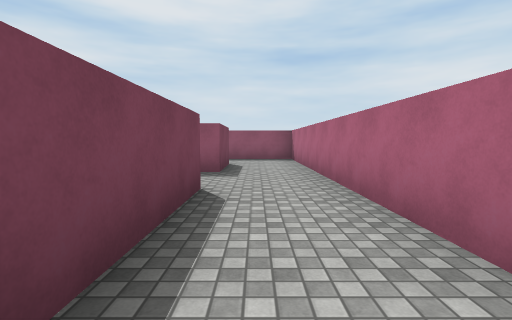
View 1 (above)

21 first-person views from a walk through a scene from a Unity 3-D project. The camera is 1.3 m above the floor, tilts 4° down and sees 85° across. The floor is counted in squares, 2 m on a side. Each view is taken from the middle of a square. On the plan, view 1 faces up. The plan holds only what a view shows up to about 9 squares ahead; the rest is blank. The place goes on beyond the plan. Surface patterns are stand-ins for the level's own textures.

View 2
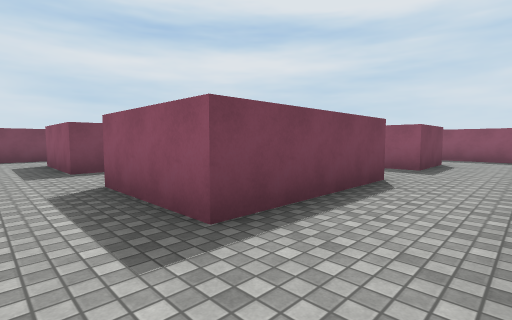

View 3
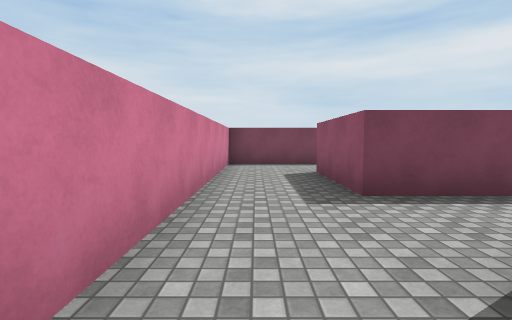

View 4
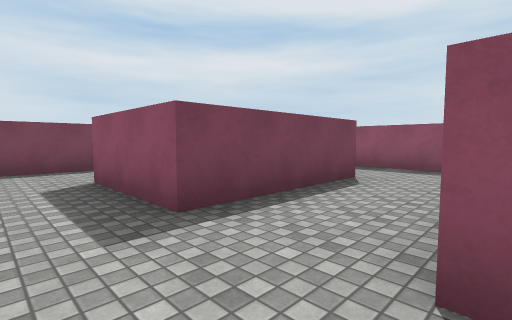

View 5
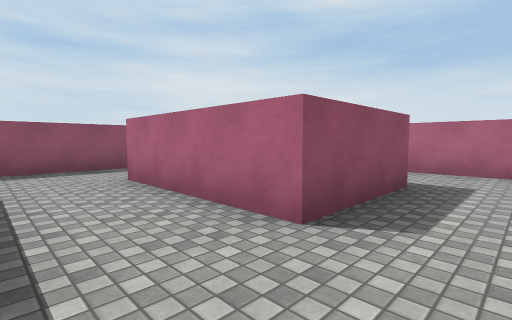

View 6
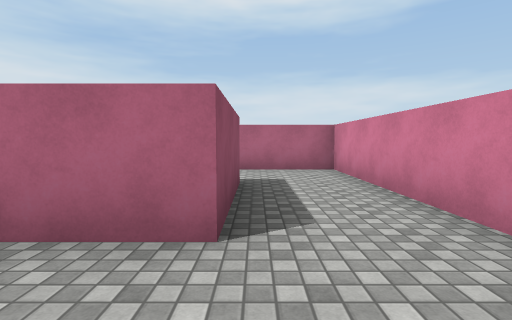

View 7
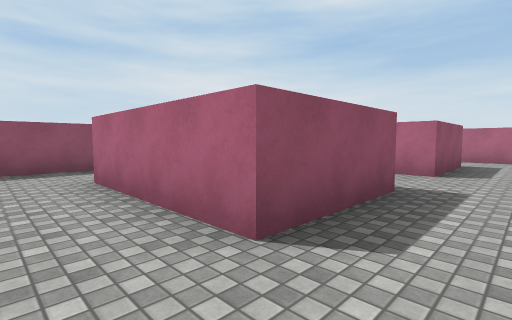

View 8
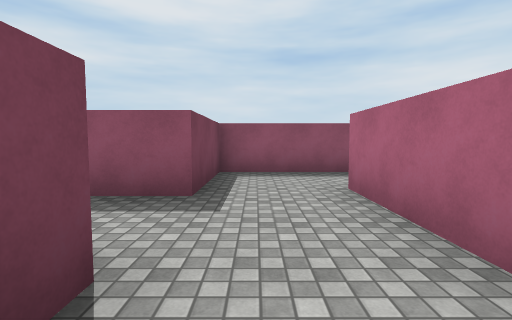

View 9
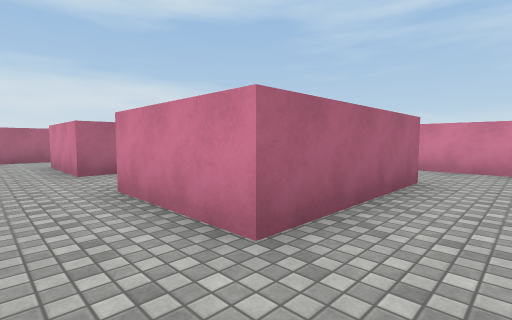

View 10
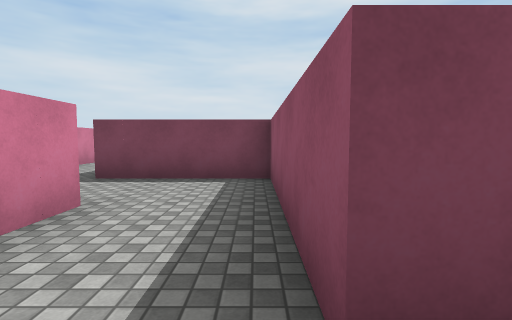

View 11
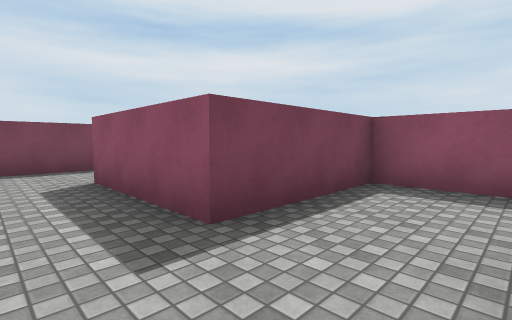

View 12
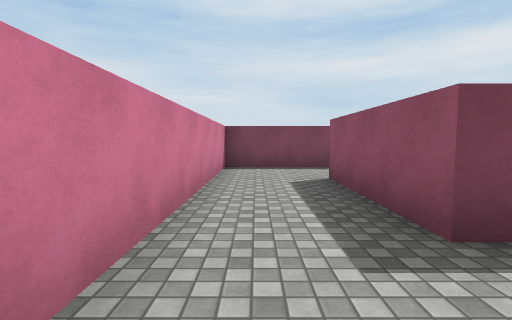

View 13
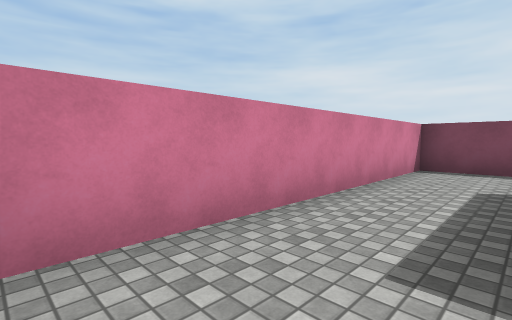

View 14
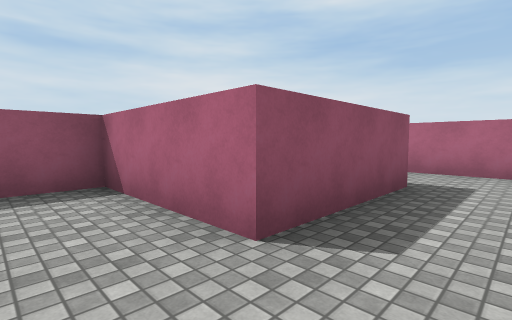

View 15
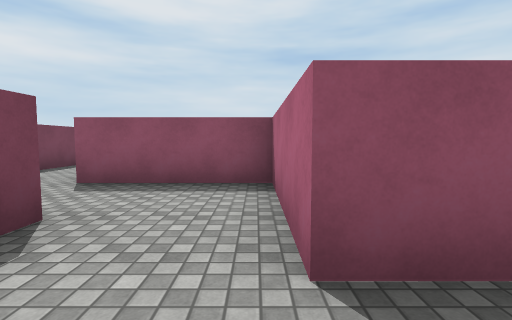

View 16
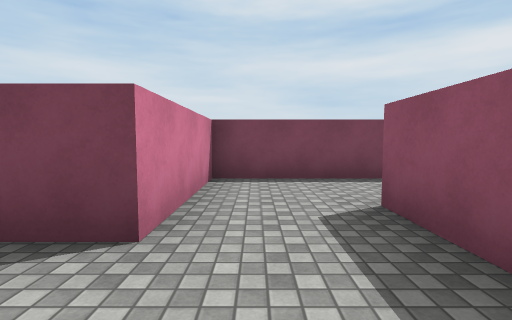

View 17
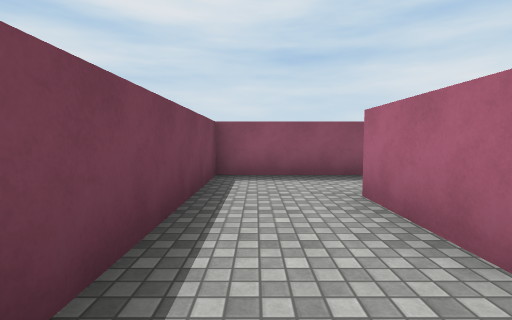

View 18
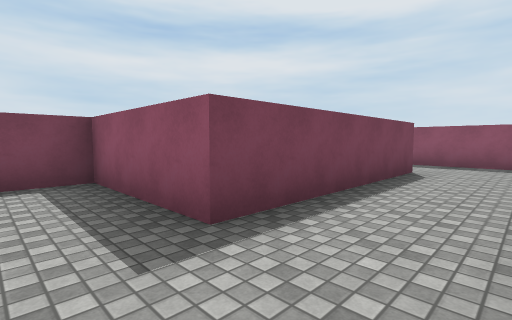

View 19
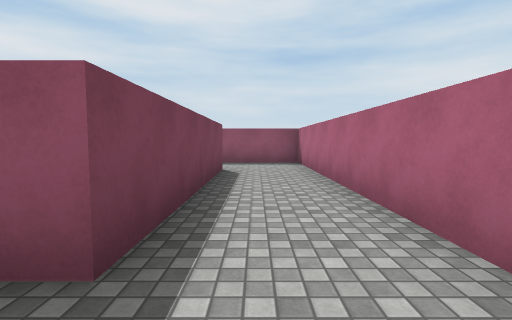

View 20
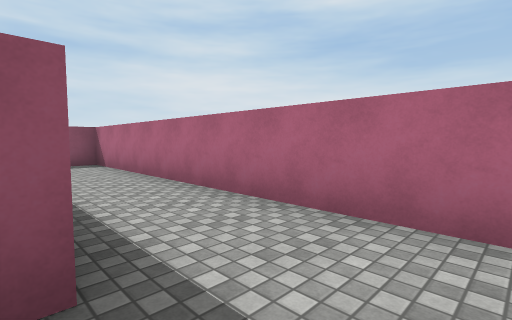

View 21
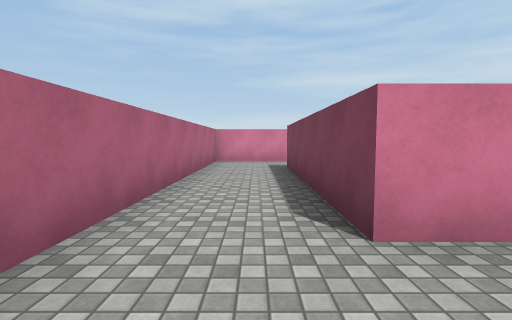

### Floor plan
Ten units are one square. View 1 is at (0, 0); x grows to the right and y downward. Boxes are objects, and circles mark ways between rooms. Rooms are numbered by the first view taken in them; rooms with no view inside come last. Other rooms are left out.
<svg viewBox="-222 -148 240 170">
<path fill="none" stroke="#000" d="M-32 -37 -7 -37 -7 -3 -32 -3 -32 -37M-7 -78 -7 -57 -75 -57M-77 -37 -52 -37 -52 -3M-54 17 13 17 13 -75M-97 -12 -97 17 -54 17M-52 -3 -77 -3 -77 -15M-77 -15 -77 -37M-75 -57 -97 -57 -97 -33 -114 -33M-118 -13 -109 -13M-137 -16 -137 -3 -167 -3 -167 -16M-117 8 -117 -9M-187 -13 -187 17 -120 17M-167 -16 -167 -33 -197 -33M-197 -33 -197 -52M-217 -55 -217 -13 -187 -13M-198 -123 -187 -123 -187 -73M-190 -53 -167 -53 -167 -143 -194 -143M-114 -33 -137 -33 -137 -16M-187 -73 -217 -73 -217 -55"/>
<circle cx="-65" cy="5" r="3" fill="#2a7"/>
<circle cx="-65" cy="-45" r="3" fill="#2a7"/>
<circle cx="-85" cy="-10" r="3" fill="#2a7"/>
<circle cx="-105" cy="-25" r="3" fill="#2a7"/>
<circle cx="-175" cy="-10" r="3" fill="#2a7"/>
<circle cx="-125" cy="-10" r="3" fill="#2a7"/>
<circle cx="-190" cy="-25" r="3" fill="#2a7"/>
<circle cx="-205" cy="-45" r="3" fill="#2a7"/>
<circle cx="-190" cy="-65" r="3" fill="#2a7"/>
<text x="-20" y="-40">1</text>
<text x="-80" y="0">2</text>
<text x="-90" y="-30">3</text>
<text x="-150" y="0">4</text>
<text x="-180" y="-30">5</text>
<text x="-210" y="-40">6</text>
<text x="-180" y="-100">7</text>
<text x="-130" y="-30">8</text>
<text x="-210" y="-70">9</text>
</svg>
Room 1 opens to room 2. Room 1 opens to room 3. Room 2 opens to room 3. Room 3 opens to room 8. Room 4 opens to room 5. Room 4 opens to room 8. Room 5 opens to room 6. Room 6 opens to room 9. Room 7 opens to room 9.

Where each view was taken, in squares from view 1:
view 1: 0 up, 0 right, facing up
view 2: 1 down, 1 right, facing up-left
view 3: 1 down, 2 left, facing left
view 4: 1 down, 3 left, facing up-left
view 5: 1 down, 5 left, facing up-right
view 6: 0 up, 5 left, facing right
view 7: 1 down, 9 left, facing up-right
view 8: 0 up, 9 left, facing up
view 9: 5 up, 9 left, facing down-right
view 10: 3 up, 9 left, facing left
view 11: 1 down, 12 left, facing up-left
view 12: 1 down, 12 left, facing left
view 13: 0 up, 12 left, facing down-left
view 14: 1 down, 18 left, facing up-right
view 15: 1 down, 17 left, facing up
view 16: 2 up, 17 left, facing left
view 17: 2 up, 21 left, facing up
view 18: 6 up, 17 left, facing up-left
view 19: 6 up, 18 left, facing up
view 20: 6 up, 19 left, facing up-right
view 21: 14 up, 18 left, facing down
